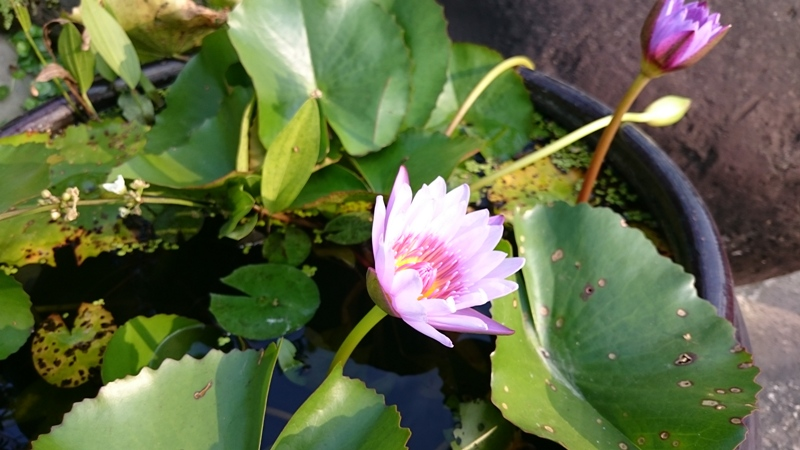
#> input picture 04/sample.jpg, 800 x 450 px, given in place of the camera
$ python 46_Black_Color_Detection.py
#> lines starting #> are read from the running program, lines starting #| are printed output that depends on the picture; after the words box and inside, x2 and y2 are one past the last pixel; in counts of white or black regions, pixels touching at a corner belong together
import cv2
import numpy as np

TH=80

cap = cv2.VideoCapture(0)
ret, frame = cap.read()
#> frame is the input picture: shape (450, 800, 3); mean B, G, R 69.7, 105.1, 95.9
# define range of the referenced color in RGB
lower_black = np.array([0, 0, 0])
upper_black = np.array([TH, TH, TH])

cap = cv2.VideoCapture(0)

yellow = np.full(frame.shape, (0, 255,255), dtype=np.uint8)

while(1):

    # Take each frame
    ret, frame = cap.read()
    frame = cv2.flip(frame, 1)

    # Convert BGR to HSV
    #hsv = cv2.cvtColor(frame, cv2.COLOR_BGR2HSV)
    mask = cv2.inRange(frame, lower_black, upper_black)
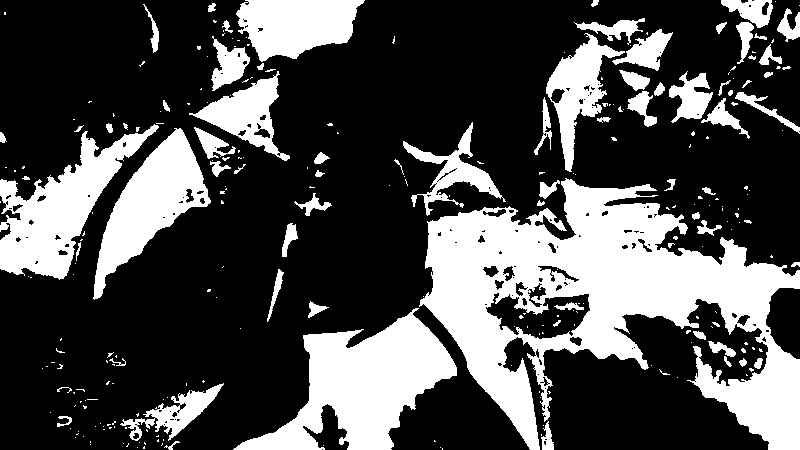
#> mask: shape (450, 800); 30% white; 271 white regions (195 under 20 px), largest, box (x1, y1, x2, y2) and area: (419, 178, 800, 450) 46327, (233, 308, 457, 450) 14460, (0, 124, 159, 280) 9242

    # Bitwise-AND mask and original image
    res = cv2.bitwise_and(frame,frame, mask= mask)
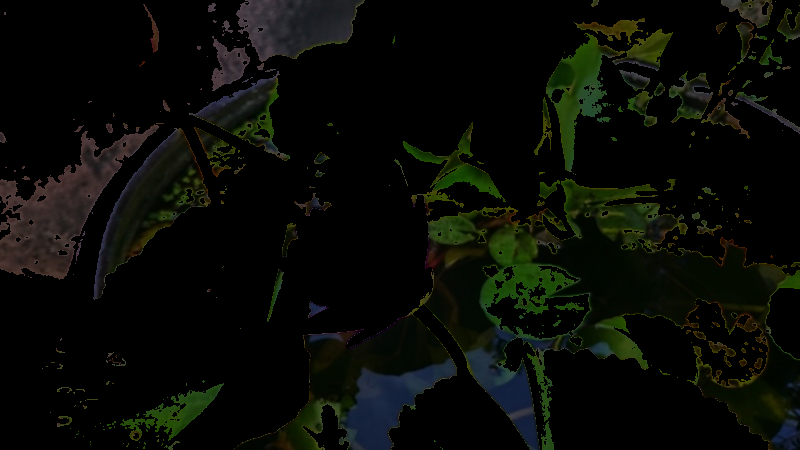
#> res: shape (450, 800, 3); mean B, G, R 5.9, 10.9, 8.8

    cv2.imshow('frame',frame)
    cv2.imshow('mask',mask)
    cv2.imshow('res',res)

    #
    kernel = cv2.getStructuringElement(cv2.MORPH_ELLIPSE, (11, 11))
    mask = cv2.erode(mask, kernel, iterations = 2)
#> mask: shape (450, 800); 9.8% white; 21 white regions (7 under 20 px), largest, box (x1, y1, x2, y2) and area: (563, 213, 776, 348) 8688, (315, 325, 445, 450) 7642, (436, 221, 526, 423) 4574
    mask = cv2.dilate(mask, kernel, iterations = 2)
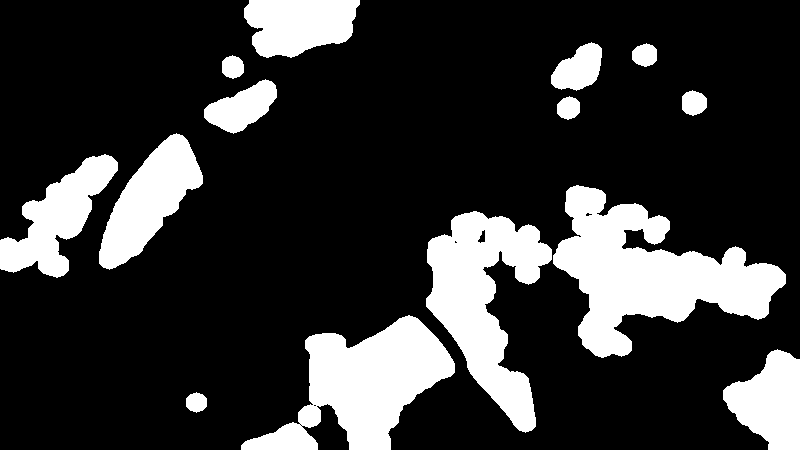
#> mask: shape (450, 800); 20.8% white; 14 white regions, largest, box (x1, y1, x2, y2) and area: (553, 185, 786, 358) 18350, (241, 315, 455, 450) 13789, (426, 211, 552, 433) 13262
    mask_inv = cv2.bitwise_not(mask)
    # Bitwise-AND mask and original image
    fg = cv2.bitwise_and(yellow,yellow, mask= mask)
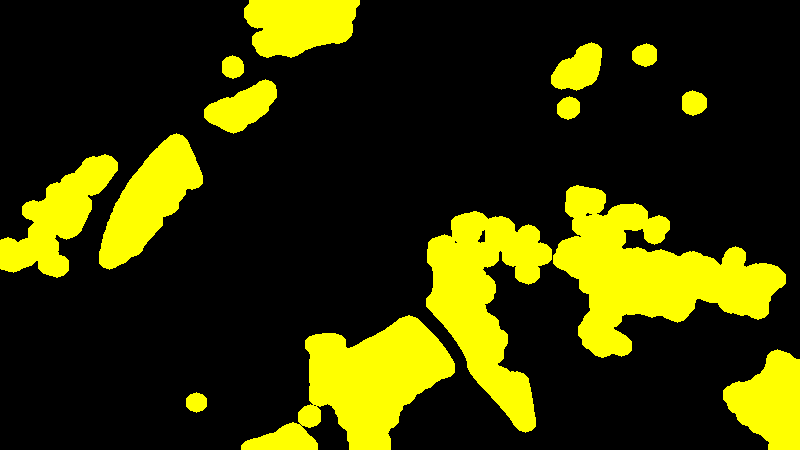
#> fg: shape (450, 800, 3); mean of channels 0, 1, 2 0, 53, 53; drawn as B, G, R
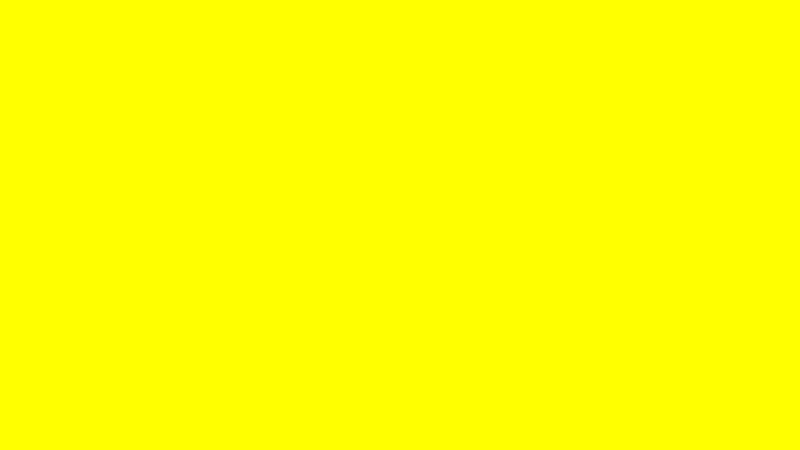
#> yellow: shape (450, 800, 3); mean of channels 0, 1, 2 0, 255, 255; drawn as B, G, R
    bg = cv2.bitwise_and(frame, frame, mask= mask_inv)
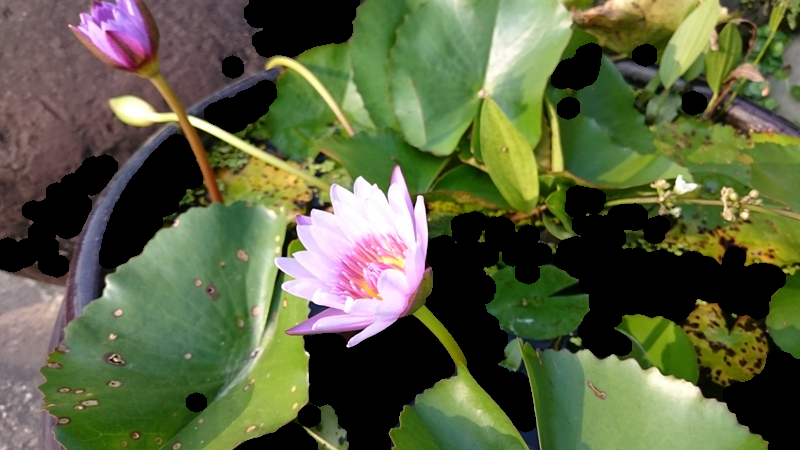
#> bg: shape (450, 800, 3); mean B, G, R 65.8, 99.1, 91.1
    final = cv2.add(fg, bg)
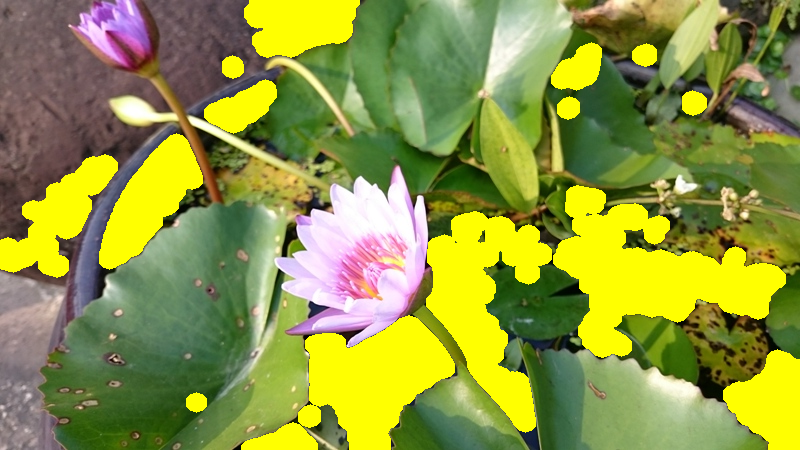
#> final: shape (450, 800, 3); mean of channels 0, 1, 2 65.8, 152.1, 144.1; drawn as B, G, R
    cv2.imshow('frame',frame)
    cv2.imshow('final',final)
    #
    k = cv2.waitKey(5) & 0xFF
#> (key Esc is pressed here)
    if k == 27:
        break

cv2.destroyAllWindows()
